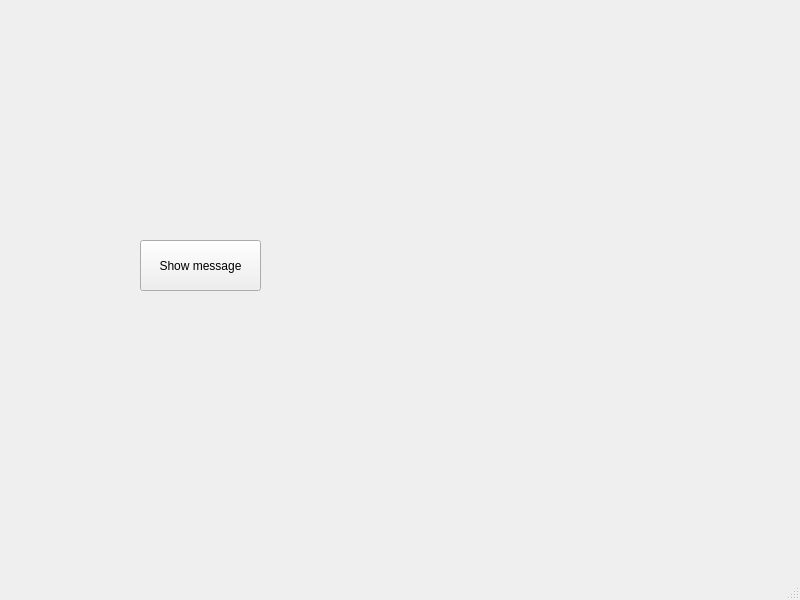
<?xml version="1.0" encoding="UTF-8"?>
<ui version="4.0">
 <class>MainWindow</class>
 <widget class="QMainWindow" name="MainWindow">
  <property name="geometry">
   <rect>
    <x>0</x>
    <y>0</y>
    <width>800</width>
    <height>600</height>
   </rect>
  </property>
  <property name="windowTitle">
   <string>MainWindow</string>
  </property>
  <widget class="QWidget" name="centralwidget">
   <widget class="QPushButton" name="pushButton">
    <property name="geometry">
     <rect>
      <x>140</x>
      <y>240</y>
      <width>121</width>
      <height>51</height>
     </rect>
    </property>
    <property name="text">
     <string>Show message</string>
    </property>
   </widget>
  </widget>
  <widget class="QMenuBar" name="menubar">
   <property name="geometry">
    <rect>
     <x>0</x>
     <y>0</y>
     <width>800</width>
     <height>21</height>
    </rect>
   </property>
  </widget>
  <widget class="QStatusBar" name="statusbar"/>
 </widget>
 <resources/>
 <connections/>
</ui>
